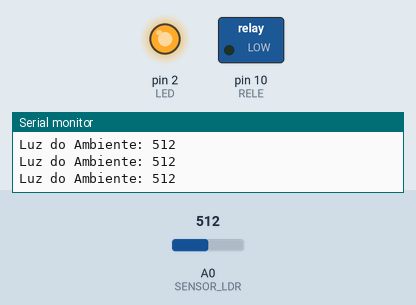
Bench run of a sketch on a simulated Arduino Uno, built with avr-gcc and run on an emulated ATmega328P. On the bench: switched loads named in the sketch (green lamp = pin HIGH), output pins drawn as LEDs (lit = HIGH), the last lines printed to the serial monitor. The inputs (shaded band) are chosen by the test bench; at power-on: A0 (SENSOR_LDR) = 512.

Above: at 1.2 s.
1.3 s: A0 (SENSOR_LDR) set to 217
2.8 s: A0 (SENSOR_LDR) set to 191
At 3.1 s:
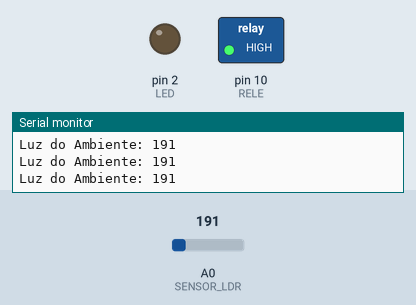
4.3 s: A0 (SENSOR_LDR) set to 210
At 5.0 s:
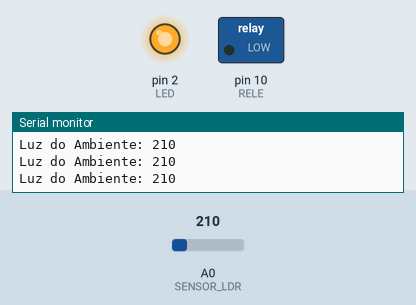
7.3 s: A0 (SENSOR_LDR) set to 190
At 8.4 s:
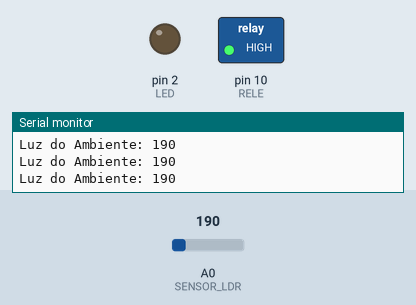
Timing chart, 0 to 10.3 s (numbered marks = the images above; inputs shaded):
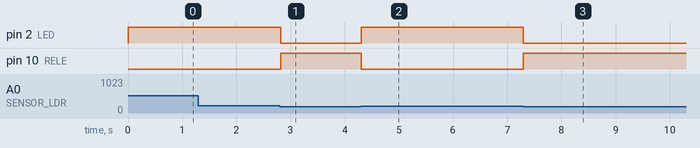

Measured:
- the behaviour switches between 201 and 200 on A0 (SENSOR_LDR) (found by bisection; images 0 and 1)
- after the input at 2.8 s, pin 2 (LED): HIGH → LOW at once; pin 10 (RELE): LOW → HIGH at once
- after the input at 4.3 s, pin 2 (LED): LOW → HIGH at once; pin 10 (RELE): HIGH → LOW at once
- after the input at 7.3 s, pin 2 (LED): HIGH → LOW at once; pin 10 (RELE): LOW → HIGH at once

The sketch:

arduino-sensor-luminosidade.ino
```cpp
/*
  Este programa faz com que o Arduino monitore a
  Luz do Ambiente e caso ela fique abaixo de um
  limiar de 200, um LED será aceso
*/

  // VALOR MÁXIMO DE LUMINOSIDADE 49
  // VALOR MÍNIMO DE LUMINOSIDADE 969
#define SENSOR_LDR A0
#define LED 2
#define RELE 10

void setup()
{
  Serial.begin(9600);

  pinMode(SENSOR_LDR, INPUT);
  pinMode(LED, OUTPUT);
  pinMode(RELE, OUTPUT);
}

void loop()
{
  Serial.print("Luz do Ambiente: ");
  Serial.println(analogRead(SENSOR_LDR));
// se maior que 200 pouca luminosidade
  if (analogRead(A0) > 200) {
    // desliga relé para continuar corrente no fio negativo
         digitalWrite(RELE, LOW);
    // acende o led do arduino
         digitalWrite(LED, HIGH);
  } else {
    // liga o relé para cortar corrente no fio negativo
         digitalWrite(LED, LOW);
    // desliga o led do arduino
         digitalWrite(RELE, HIGH);
  }
  delay(10);
}
```
